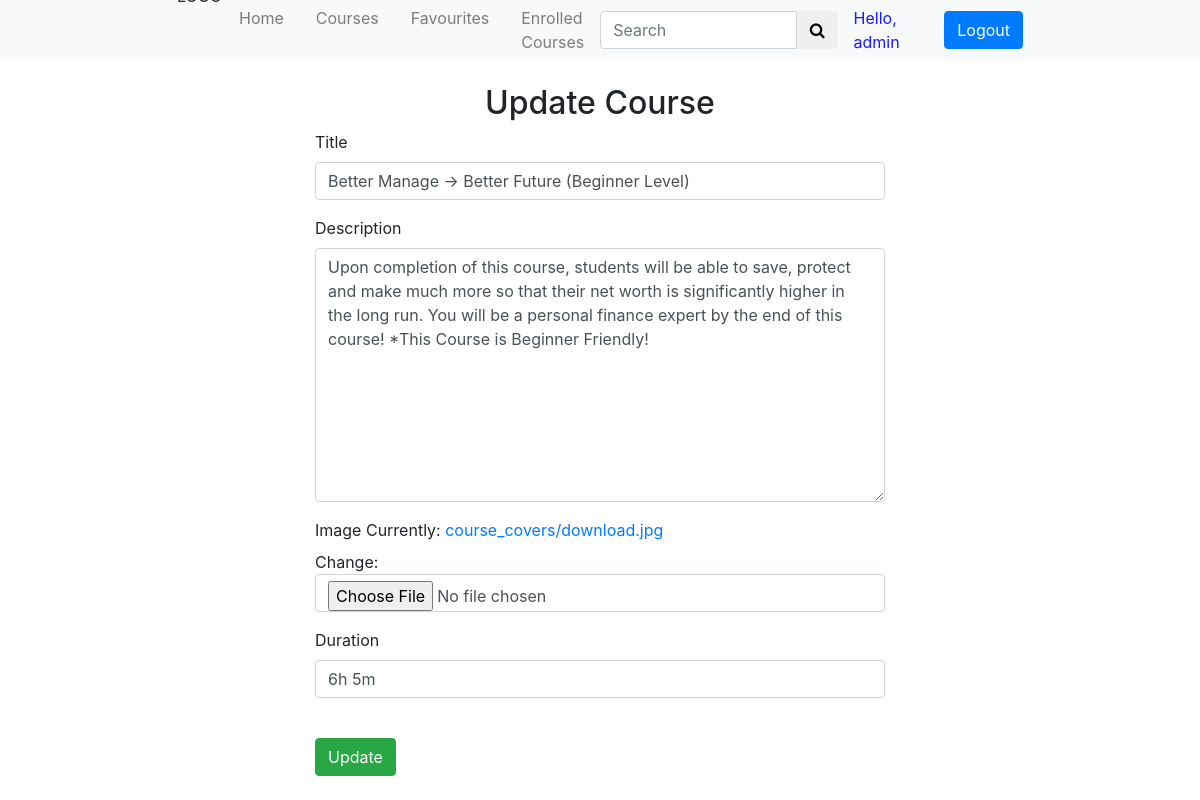
Screenshot of /update/course/3/ (signed in) with the database file from the repository.
### LearnOnline_App/models.py (models this page shows)
class Course(models.Model):
    title = models.CharField(max_length=500)
    description = models.TextField()
    image = models.ImageField(upload_to="course_covers/")
    creation_date = models.DateTimeField(auto_now_add=True)
    duration = models.CharField(max_length=300, blank=True, null=True)
    author = models.ForeignKey(User, on_delete=models.CASCADE)
    favourite = models.ManyToManyField(User, related_name='favourite', blank=True)

### LearnOnline_App/views.py (the view)
# urls.py: path('update/course/<str:pk>/', update_course, name="updateCourse"),
@login_required(login_url='/login')
def update_course(request, pk):
    course = Course.objects.get(id=pk)
    form = CourseForm(request.POST or None, instance=course)
    context = {"course": course, "form": form}
    if form.is_valid():
        form.save()
        return redirect("courseDetails", pk=course.id)
    return render(request, "updateCourse.html", context=context)

### LearnOnline_App/forms.py
class CourseForm(forms.ModelForm):
    def __init__(self, *args, **kwargs):
        super(CourseForm, self).__init__(*args, **kwargs)
        for field in self.visible_fields():
            field.field.widget.attrs["class"] = 'form-control'
    class Meta:
        model = Course
        exclude = ("author",)

### LearnOnline_App/templates/updateCourse.html (shortened to what this page needs)
<!doctype html>
<html lang="en">
<head>
    <link rel="stylesheet" href="https://cdn.jsdelivr.net/npm/bootstrap@4.1.3/dist/css/bootstrap.min.css"
>
    <link rel="stylesheet" href="https://cdn.jsdelivr.net/npm/bootstrap-icons@1.7.2/font/bootstrap-icons.css">
    <link rel="stylesheet" href="https://cdnjs.cloudflare.com/ajax/libs/font-awesome/4.7.0/css/font-awesome.min.css">
</head>
<header>
    <nav class="navbar navbar-expand-lg navbar-light bg-light" style="height:60px">
        <div class="container w-75">
            <img src="https://i.ibb.co/Srb6XHV/logo-200x200-removebg-preview-1.png" alt="LOGO" height="140px"
                 class="mt-3">
            <div class="collapse navbar-collapse" id="navbarNav">
                <ul class="navbar-nav">
                    <li class="nav-item m-2">
                        <a class="nav-link" href="{% url 'home' %}">Home</a>
                    </li>
                    <li class="nav-item m-2">
                        <a class="nav-link" href="{% url 'courses' %}">Courses</a>
                    </li>
                    <li class="nav-item m-2">
                        <a class="nav-link" href="{% url 'course_favourite_list' %}">Favourites</a>
                    </li>
                    <li class="nav-item m-2">
                        <a class="nav-link" href="{% url 'my-courses' %}">Enrolled Courses</a>
                    </li>
                </ul>
            </div>
            <form class="navbar-form navbar-left" method="get" action="{% url 'search-course' %}">
                <div class="input-group">
                    <input type="text" class="form-control" placeholder="Search" name="query">
                    <div class="input-group-btn">
                        <button class="btn btn-default" type="submit">
                            <i class="fa fa-search"></i>
                        </button>
                    </div>
                </div>
            </form>
            {% if user.is_authenticated %}
            <span class="hello-msg ml-3" style="color: #1919FF">Hello, {{request.user}}</span>
            <span><a class="btn btn-primary" href="{% url 'logout' %}">Logout</a></span>
            {% endif %}
        </div>
    </nav>
</header>
<div class="container w-50 mt-4">
    <h2 class="display-5" style="text-align: center">Update Course</h2>
    <form method="post" enctype="multipart/form-data">
        <div class="form-group">
            <label for="exampleInputEmail1" class="form-label">Title</label>
            {{ form.title }}
        </div>
        <div class="form-group">
            <label for="exampleFormControlTextarea1" class="form-label">Description</label>
            {{ form.description }}
        </div>
        <div class="form-group">
            <label for="exampleFormControlTextarea1" class="form-label">Image</label>
            {{ form.image }}
        </div>
        <div class="form-group">
            <label for="exampleFormControlTextarea1" class="form-label">Duration</label>
            {{ form.duration }}
        </div>
        <br>
        <button type="submit" class="btn btn-success">Update</button>
    </form>
</div>
</html>

### LearnOnline_App/templates/updateCourse.html (style rules this page uses)
.hello-msg { color: #fff; margin-right: 20px; }

### rows the page displays
Course: title "Better Manage -> Better Future (Beginner Level)", description "Upon completion of this course, students will be able to save, protect and make much more so that their net worth is significantly higher in the long run. You will be a personal finance expert by the end of this course! *This Course is Beginner Friendly!", duration "6h 5m"

### other values shown
{{ request.user }} "admin"
